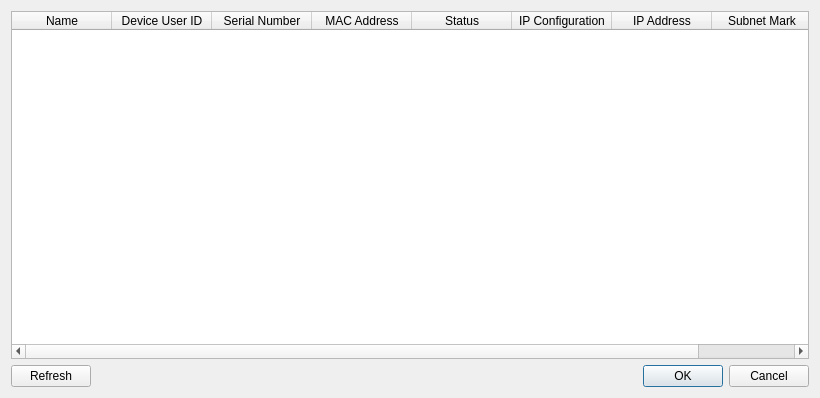
<?xml version="1.0" encoding="UTF-8"?>
<ui version="4.0">
 <class>ChooseCameraDialog</class>
 <widget class="QDialog" name="ChooseCameraDialog">
  <property name="geometry">
   <rect>
    <x>0</x>
    <y>0</y>
    <width>820</width>
    <height>398</height>
   </rect>
  </property>
  <property name="sizePolicy">
   <sizepolicy hsizetype="MinimumExpanding" vsizetype="MinimumExpanding">
    <horstretch>0</horstretch>
    <verstretch>0</verstretch>
   </sizepolicy>
  </property>
  <property name="minimumSize">
   <size>
    <width>820</width>
    <height>240</height>
   </size>
  </property>
  <property name="maximumSize">
   <size>
    <width>820</width>
    <height>768</height>
   </size>
  </property>
  <property name="windowTitle">
   <string>Dialog</string>
  </property>
  <layout class="QGridLayout" name="gridLayout">
   <item row="0" column="0">
    <widget class="QTableWidget" name="tableWidget_CamList">
     <property name="editTriggers">
      <set>QAbstractItemView::NoEditTriggers</set>
     </property>
     <property name="tabKeyNavigation">
      <bool>false</bool>
     </property>
     <property name="showDropIndicator" stdset="0">
      <bool>false</bool>
     </property>
     <property name="dragDropOverwriteMode">
      <bool>false</bool>
     </property>
     <property name="selectionMode">
      <enum>QAbstractItemView::SingleSelection</enum>
     </property>
     <property name="selectionBehavior">
      <enum>QAbstractItemView::SelectRows</enum>
     </property>
     <property name="showGrid">
      <bool>false</bool>
     </property>
     <property name="wordWrap">
      <bool>false</bool>
     </property>
     <property name="cornerButtonEnabled">
      <bool>false</bool>
     </property>
     <attribute name="horizontalHeaderVisible">
      <bool>true</bool>
     </attribute>
     <attribute name="horizontalHeaderHighlightSections">
      <bool>false</bool>
     </attribute>
     <attribute name="verticalHeaderVisible">
      <bool>false</bool>
     </attribute>
     <attribute name="verticalHeaderHighlightSections">
      <bool>false</bool>
     </attribute>
     <column>
      <property name="text">
       <string>Name</string>
      </property>
     </column>
     <column>
      <property name="text">
       <string>Device User ID</string>
      </property>
     </column>
     <column>
      <property name="text">
       <string>Serial Number</string>
      </property>
     </column>
     <column>
      <property name="text">
       <string>MAC Address</string>
      </property>
     </column>
     <column>
      <property name="text">
       <string>Status</string>
      </property>
     </column>
     <column>
      <property name="text">
       <string>IP Configuration</string>
      </property>
     </column>
     <column>
      <property name="text">
       <string>IP Address</string>
      </property>
     </column>
     <column>
      <property name="text">
       <string>Subnet Mark</string>
      </property>
     </column>
    </widget>
   </item>
   <item row="1" column="0">
    <layout class="QHBoxLayout" name="horizontalLayout_2">
     <item>
      <widget class="QPushButton" name="btn_Refresh">
       <property name="text">
        <string>Refresh</string>
       </property>
      </widget>
     </item>
     <item>
      <widget class="QDialogButtonBox" name="buttonBox_Accept">
       <property name="enabled">
        <bool>true</bool>
       </property>
       <property name="standardButtons">
        <set>QDialogButtonBox::Cancel|QDialogButtonBox::Ok</set>
       </property>
       <property name="centerButtons">
        <bool>false</bool>
       </property>
      </widget>
     </item>
    </layout>
   </item>
  </layout>
 </widget>
 <resources/>
 <connections/>
</ui>
